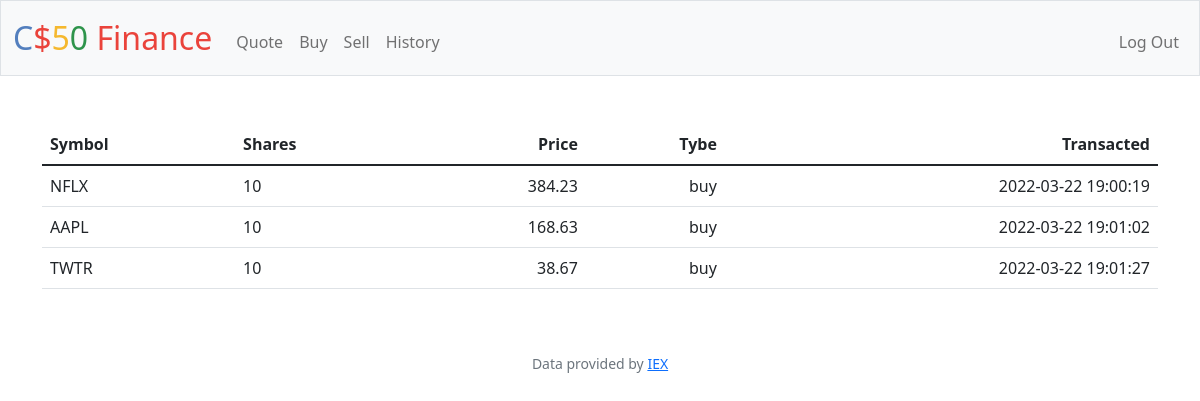
The page /history (signed in) on the database its author committed.
### tables this page shows
CREATE TABLE 'purchase' (id INTEGER PRIMARY KEY AUTOINCREMENT NOT NULL, user_id INTEGER NOT NULL, symbol TEXT NOT NULL,'price' NUMERIC NOT NULL,shares INTEGER NOT NULL,'total_price' NUMERIC NOT NULL,  bought_at  DATETIME DEFAULT CURRENT_TIMESTAMP, 'type' TEXT, FOREIGN KEY(user_id) REFERENCES users(id));

### app.py (the view)
@app.route("/history")
@login_required
def history():
    items = db.execute("SELECT symbol, price, shares, bought_at, type FROM purchase WHERE user_id = ?", session["user_id"])
    return render_template("history.html", items=items)

### app.py (called while the page is built)
@app.after_request
def after_request(response):
    response.headers["Cache-Control"] = "no-cache, no-store, must-revalidate"
    response.headers["Expires"] = 0
    response.headers["Pragma"] = "no-cache"
    return response

### helpers.py (called while the page is built)
def login_required(f):
    @wraps(f)
    def decorated_function(*args, **kwargs):
        if session.get("user_id") is None:
            return redirect("/login")
        return f(*args, **kwargs)
    return decorated_function

### templates/history.html (shortened to what this page needs)
{% extends "layout.html" %}
{% block main %}
     <table class="table tablestriped">
        <thead>
            <tr>
                <th class="text-start">Symbol</th>
                <th class="text-start">Shares</th>
                <th class="text-end">Price</th>
                <th class="text-end">Tybe</th>
                <th class="text-end">Transacted</th>
            </tr>
        </thead>
       <tbody>
                {% for item in items %}
                    <tr>
                        <td class="text-start">{{ item['symbol'] }}</td>
                        <td class="text-start">{{ item['shares'] }}</td>
                        <td class="text-end">{{ item['price'] }}</td>
                        <td class="text-end">{{ item['type']    }}</td>
                        <td class="text-end">{{ item['bought_at'] }}</td>
                    </tr>
                {% endfor %}
        </tbody>
    </table>
{% endblock %}

### rows shown on the page
purchase: symbol "NFLX", shares "10", price "384.23", type "buy", bought_at "2022-03-22 19:00:19"
purchase: symbol "AAPL", shares "10", price "168.63", type "buy", bought_at "2022-03-22 19:01:02"
purchase: symbol "TWTR", shares "10", price "38.67", type "buy", bought_at "2022-03-22 19:01:27"
